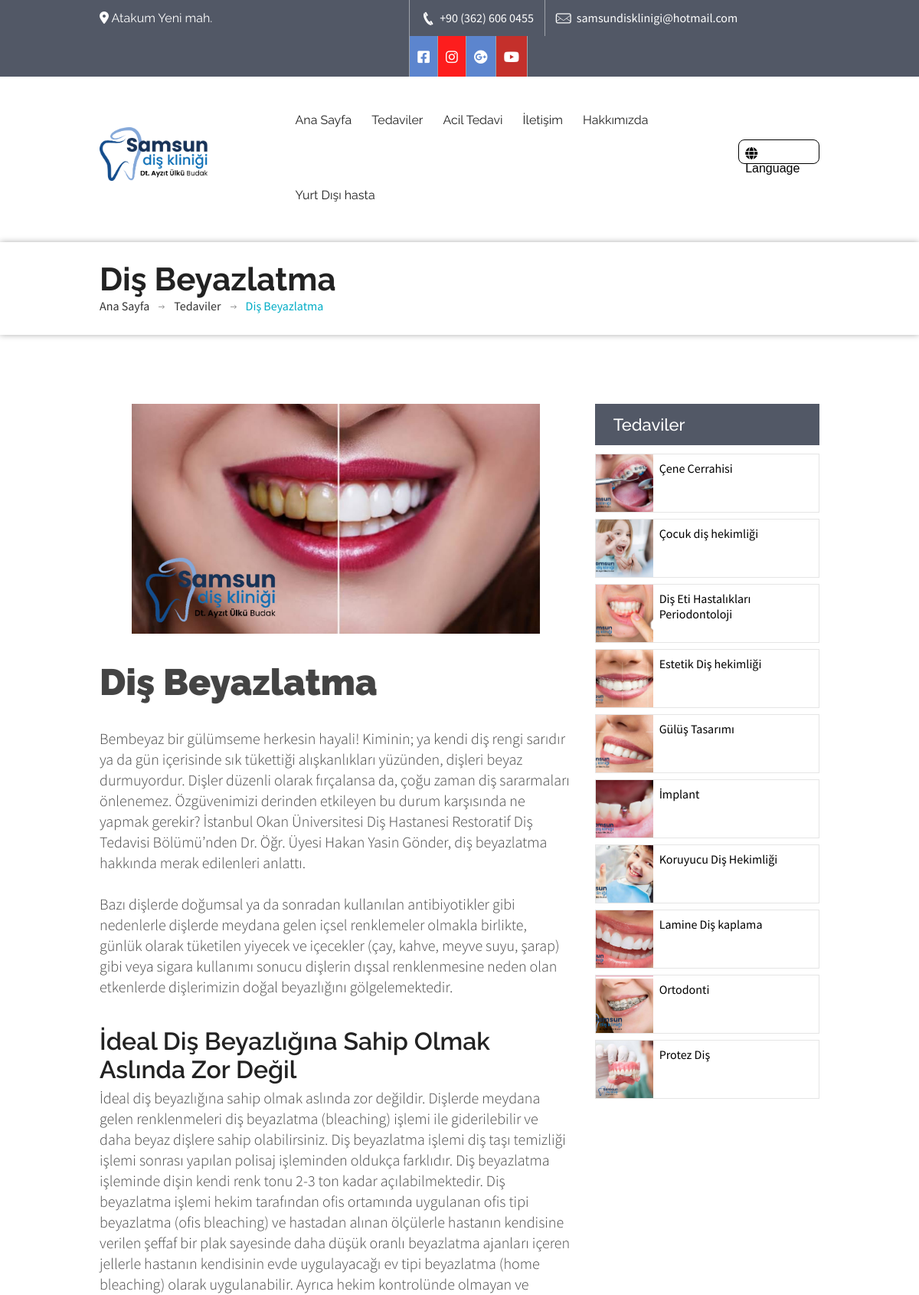
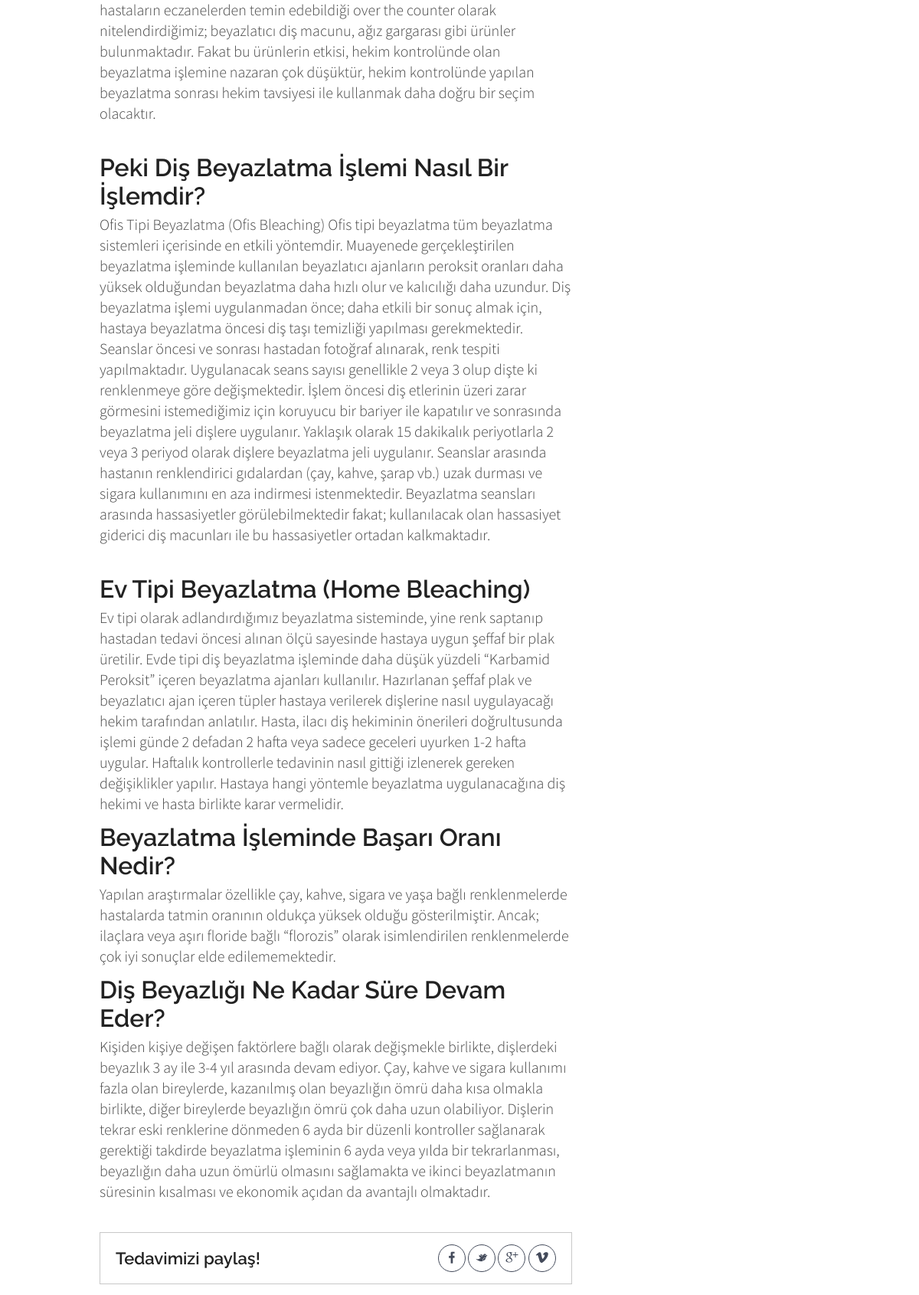
/service/dis-beyazlatma/ (upper part), run on the app's committed database (2 pictures, top to bottom).
### clinic/models.py (models this page shows, shortened)
class Media(models.Model):
    name = models.CharField(max_length=25)
    icon_markdown = models.CharField(max_length=250)
    hex_icon_color = models.CharField(max_length=10,default="#5c85ce")
    link = models.TextField()

class CustomPage(models.Model):
    menu_name = models.CharField(max_length=50)
    title = models.CharField(max_length=50)
    slug = models.SlugField(max_length=250,unique=True)
    content = models.TextField()
    image = models.ImageField(upload_to='custom_pages/images')
    show_image = models.BooleanField(default=True)
    banner = models.ImageField(upload_to='custom_pages/banners',null=True,blank=True)
    show_banner = models.BooleanField(default=False)
    show_services_sidebar = models.BooleanField(default=True)
    show_in_header = models.BooleanField()
    show_in_footer = models.BooleanField()
    def get_absolute_url(self):
        return reverse('clinic:custom_page',args=[
            self.slug
        ])

class Service(models.Model):
    title = models.CharField(max_length=50)
    slug = models.SlugField(max_length=250,unique=True,null=True,blank=True)
    content = models.TextField()
    image = models.ImageField(upload_to='service')
    icon = models.ImageField(upload_to='service_icons',blank=True,null=True)
    def get_absolute_url(self):
        return reverse('clinic:service_detail',args=[
            self.slug
        ])

### clinic/views.py (the view)
# urls.py: path('service/<str:slug>/',views.service_detail,name='service_detail'),
def service_detail(request,slug):
	service = Service.objects.get(slug=slug)
	other_services = Service.objects.all().exclude(slug=slug)
	return render(request,'clinic/service_details.html',{
		'service':service,
		'other_services':other_services
	})

### clinic/templatetags/clinic_tags.py (called while the page is built)
@register.filter(name='markdown')
def markdown_format(text):
	return mark_safe(markdown.markdown(text))

@register.filter(name='get_const')
def get_const(const_name):
	return consts.__dict__.get(const_name,None)

@register.inclusion_tag('clinic/component/header_pages.html')
def show_header_pages(page):
	pages = CustomPage.objects.all().filter(show_in_header=True)
	return {
		'header_pages':pages,
		'current_page':page
	}

@register.inclusion_tag('clinic/component/header_services.html')
def show_header_services():
	services = Service.objects.all()
	return {
		'services':services
	}

@register.inclusion_tag('clinic/component/footer_pages.html')
def show_footer_pages():
	pages = CustomPage.objects.all().filter(show_in_footer=True)
	return {
		'footer_pages': pages,
	}

@register.inclusion_tag('clinic/component/services_sidebar.html')
def show_services_sidebar(services=None):
	if not services:
		services = Service.objects.all()
	return {
		'services':services,
	}

@register.inclusion_tag('clinic/component/media.html')
def show_media():
	media = Media.objects.all()
	return {
		'media':media
	}

### templates/clinic/service_details.html (shortened to what this page needs)
{% extends '../origin/base.html' %}
{% load static %}
{% load clinic_tags %}
{% block content %}
<div class="sub-banner">
   <div class="detail">
      <div class="container">
         <div class="row">
            <div class="col-md-12">
               <div class="paging">
                  <h2>{{ service.title }}</h2>
                  <ul>
                     <li><a href="index-2.html">Ana Sayfa</a></li>
                     <li><a href="#.">Tedaviler</a></li>
                     <li><a>{{ service.title }}</a></li>
                  </ul>
               </div>
            </div>
         </div>
      </div>
   </div>
</div>
<div class="content">
   <div class="news-posts">
      <div class="container" style="margin-bottom: 1em;">
         <div class="row">
            <div class="col-md-8">
               <div class="news-detail">
                  <img style="height: 300px; object-fit: contain;" src="{{ service.image.url }}" alt="">
                  <div class="detail">
                     <h1 style="font-size: 3em !important">{{ service.title }}</h1>
                     <p>
                        {{ service.content|markdown }}
                     </p>
                  </div>
               </div>
               <div class="share-post">
                  <span>Tedavimizi paylaş!</span>
                  <div class="social-icons">
                     <a href="#." class="fb"><i class="icon-euro"></i></a>
                     <a href="#." class="tw"><i class="icon-yen"></i></a>
                     <a href="#." class="gp"><i class="icon-google-plus"></i></a>
                     <a href="#." class="vimeo"><i class="icon-vimeo4"></i></a>
                  </div>
               </div>
            </div>
            {% show_services_sidebar other_services %}
         </div>
      </div>
   </div>
</div>
{% endblock %}

### templates/clinic/component/media.html
{% load clinic_tags %}
<ul  class="social-icons">
	{% for media in media %}
		<li><a style="background: {{media.hex_icon_color}}" href="{{media.link}}" class="fb">{{media.icon_markdown|markdown}}</a></li>
	{% endfor %}
</ul>

### templates/clinic/component/header_pages.html
{% for page in header_pages %}
   <li class="{% if current_page.id == page.id and page %}item-select{% endif %}">
      <a href="{{ page.get_absolute_url }}">{{ page.menu_name }}</a>
   </li>
{% endfor %}

### templates/clinic/component/services_sidebar.html (shortened to what this page needs)
<div class="col-md-4">
   <div class="recent-posts">
      <h6 class="bar-title" style="margin-bottom: 0.5em">Tedaviler</h6>
      {% if services %}
         {% for service in services %}
            <div style="display: flex;margin-bottom: 0.5em; border: 1px solid rgba(0,0,0,0.1)">
               <a style="display: block;" href="{{ service.get_absolute_url }}"><img style="height: 75px; max-width: 75px; object-fit: cover;" src="{{ service.image.url }}" alt="service image"></a>
               <a style="padding: 0.5em;display: block; color: black !important; width: calc(100% - 75px)" href="{{ service.get_absolute_url }}" class="title">{{ service.title }}</a>
            </div>
         {% endfor %}
      {% else %}
         <p style="margin-top:1em">Şuanda mevcut tedavi yok :(</p>
      {% endif %}
   </div>
</div>

### static/css/medical-guide.css (style rules this page uses)
body { background:#fff; font-family: 'Source Sans Pro', sans-serif; color:#444444; }
* { margin:0px; padding:0px; }
h1 { font-weight: 900; font-family: 'Raleway', sans-serif; font-size:54px; }
h2 { font-weight: 700; font-size:42px; font-family: 'Raleway', sans-serif; color:#222222; }
h3 { text-transform:uppercase; font-weight: 300; font-size:32px; font-family: 'Raleway', sans-serif; }
h6 { font-weight: 600; font-size:22px; font-family: 'Raleway', sans-serif; }
p { font-family: 'Source Sans Pro', sans-serif; font-weight:300; font-size:20px; line-height: 27px; }
a { text-decoration:none; }
li { list-style:none; }
a { transition: background-color 0.5s ease; }
img { width:100%; }
.top-bar .get-touch ul { float:left; }
.top-bar .get-touch li { float:left; border-left: solid 1px #9fa3aa; }
.top-bar .get-touch li:last-child { border-right: none; }
.top-bar .social-icons li:last-child { border-right: solid 1px #9fa3aa; }
.top-bar .get-touch li a { color: #fff; padding: 13px 14px; float: left; }
.top-bar .get-touch li i { font-size:18px; }
.top-bar .get-touch .social-icons { float:left; }
.top-bar .get-touch .social-icons li a { padding:13px 10px; }
.header .nav li { float:left; padding: 11px 0; }
.header .nav li a { color:#333; font-family: 'Raleway', sans-serif; font-size: 16px; padding:12px 24px !important; }
.header2 .nav li a { padding: 42px 20px 28px 20px; }
.header2 .nav li { background: none; border-radius: 0; padding:46px 0 32px 0; }
.header2 .nav li a { color: #222; padding: 46px 20px 32px 20px; }
.content { margin:0 0 0 0; }
.sub-banner .detail { box-shadow: 0 0 8px 0 rgba(0, 0, 0, 0.32); padding:24px 0 28px 0; }
.sub-banner .detail ul li { float: left; background: url(../images/paging-arrow.png) no-repeat right 9px; padding: 0 20px 0 0; margin: 0 12px 0 0; }
.sub-banner .detail ul li:last-child { background:none; }
.sub-banner .detail ul li a { color:#333333; }
.news-posts { padding:90px 0 0 0; }
.news-posts h6.bar-title { background: #525866; font-weight: 500; color: #fff; padding: 14px 24px; display: block; }
.news-posts .news-detail { margin: 0 0 0 0; }
.news-posts .news-detail .detail { margin:35px 0 0 0; }
.news-posts .news-detail .detail h3 { color: #222222; font-weight: 600; text-transform: none; margin: 12px 0 0 0; }
.news-posts .news-detail .detail p { margin:5px 0 0 0; }
.news-posts .share-post { border:solid 1px #c8c8c8; padding: 20px; margin:40px 0 0 0; }
.news-posts .share-post span { font-size:22px; color:#222; font-family: 'Raleway', sans-serif; font-weight:600; }
.news-posts .share-post .social-icons { float:right; margin:3px 0 0 0; }
.news-posts .share-post .social-icons a { color: #434a5a; border: solid 1px #434a5a; padding: 7px 9px; border-radius: 100%; font-size: 16px; }
ul.resp-tabs-list, p { margin: 0px;padding: 0px; }

### static/css/default-color.css (style rules this page uses)
.sub-banner .detail ul li:last-child a { color:#02adc6; }

### static/css/dropmenu.css (style rules this page uses)
ul.wtf-menu li { display: block; position: relative; }

### static/css/custom.css (style rules this page uses)
body { top: 0px !important; }

### data on the page
CustomPage: menu_name "Acil Tedavi"
CustomPage: menu_name "İletişim"
CustomPage: menu_name "Hakkımızda"
CustomPage: menu_name "Yurt Dışı hasta"
Service: title "Diş Beyazlatma", image (picture), content "Bembeyaz bir gülümseme herkesin hayali! Kiminin; ya kendi diş rengi sarıdır ya da gün içerisinde sık tükettiği alışkanlıkları yüzünden, dişleri beyaz durmuyordur. Dişler düzenli olarak fırçalansa da, çoğu zaman diş sararmaları önlenemez. Özgüvenimizi derinden etkileyen bu durum karşısında ne yapmak gerekir? İstanbul Okan Üniversitesi Diş Hastanesi Restoratif Diş Tedavisi Bölümü’nden Dr. Öğr. Üyesi Hakan Yasin Gönder, diş beyazlatma hakkında merak edilenleri anlattı. Bazı dişlerde doğumsal ya da sonradan kullanılan antibiyotikler gibi nedenlerle dişlerde meydana gelen içsel renklemeler olmakla birlikte, günlük olarak tüketilen yiyecek ve içecekler (çay, kahve, meyve suyu, şarap) gibi veya…"
Service: image (picture), title "Çene Cerrahisi"
Service: image (picture), title "Çocuk diş hekimliği"
Service: image (picture), title "Diş Eti Hastalıkları Periodontoloji"
Service: image (picture), title "Estetik Diş hekimliği"
Service: image (picture), title "Gülüş Tasarımı"
Service: image (picture), title "İmplant"
Service: image (picture), title "Koruyucu Diş Hekimliği"
Service: image (picture), title "Lamine Diş kaplama"
Service: image (picture), title "Ortodonti"
Service: image (picture), title "Protez Diş"

### other printed values
{{ 'PHONE'|get_const }} "+90 (362) 606 0455"
{{ 'MAIL'|get_const }} "samsundisklinigi@hotmail.com"
